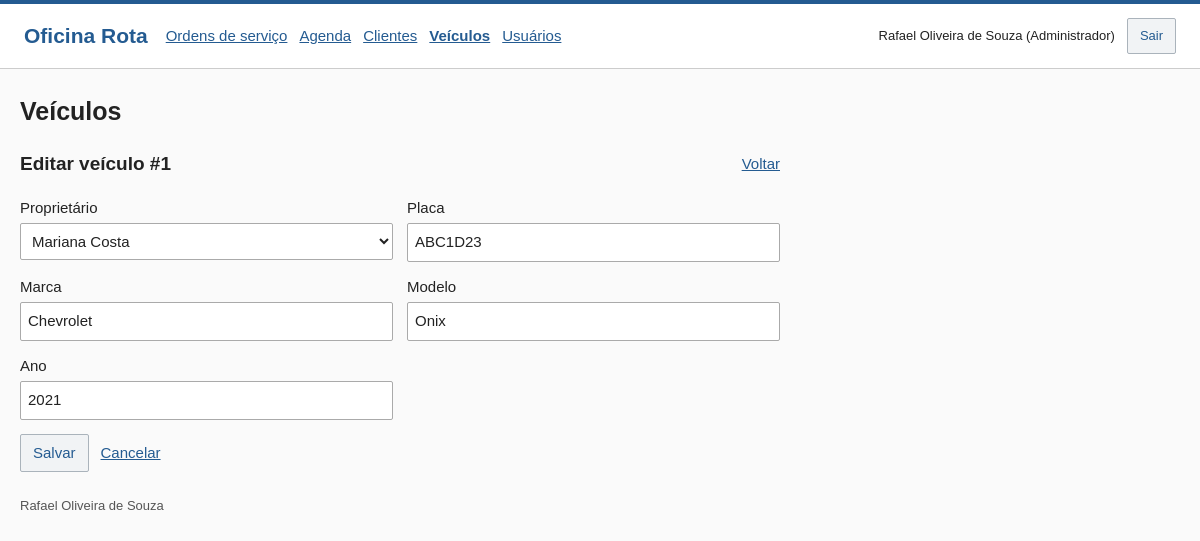
The app's page /index.php?pagina=veiculos&editar=1 (signed in) with its own data.
### tables this page shows
CREATE TABLE usuarios (
    id INT UNSIGNED AUTO_INCREMENT PRIMARY KEY,
    nome VARCHAR(100) NOT NULL,
    email VARCHAR(150) NOT NULL UNIQUE,
    senha VARCHAR(255) NOT NULL,
    perfil ENUM('administrador','mecanico') NOT NULL,
    ativo TINYINT(1) NOT NULL DEFAULT 1,
    criado_em TIMESTAMP NOT NULL DEFAULT CURRENT_TIMESTAMP
);

CREATE TABLE veiculos (
    id INT UNSIGNED AUTO_INCREMENT PRIMARY KEY,
    cliente_id INT UNSIGNED NOT NULL,
    placa VARCHAR(7) NOT NULL UNIQUE,
    marca VARCHAR(50) NOT NULL,
    modelo VARCHAR(80) NOT NULL,
    ano SMALLINT UNSIGNED NOT NULL,
    FOREIGN KEY (cliente_id) REFERENCES clientes(id) ON DELETE RESTRICT
);

### app/controllers/SistemaController.php (called while the page is built, shortened)
<?php
$pagina = texto($_GET, 'pagina', $usuario ? 'ordens' : 'login');
$editando = false;
$busca = texto($_GET, 'busca');
$data = texto($_GET, 'data', $pagina === 'agenda' ? date('Y-m-d') : '');
$isAdmin = $usuario && $usuario['perfil'] === 'administrador';
try {
    if (in_array($pagina, ['clientes', 'veiculos', 'ordens'], true) && $usuario) {
        $id = (int) texto($_GET, 'editar');
        $novo = texto($_GET, 'novo') === '1';
        $editando = $id > 0 || $novo || ($_SERVER['REQUEST_METHOD'] === 'POST' && in_array(texto($_POST, 'acao'), ['salvar_cadastro', 'salvar_ordem'], true));
        if ($editando) {
            if ($id) {
                $atual = $pagina === 'ordens' ? $oficina->ordem($id, $usuario) : $oficina->um("SELECT * FROM $pagina WHERE id = ?", [$id]);
            }
        }
    }
    if ($usuario && in_array($pagina, ['ordens', 'clientes', 'veiculos', 'agenda'], true)) {
        $lista = $oficina->listar($pagina === 'agenda' ? 'ordens' : $pagina, $usuario, $busca, $data, max(1, (int) texto($_GET, 'p', '1')), $pagina === 'agenda');
    }
} catch (RegraException $e) {
    http_response_code($e->status);
    $erro = $e->getMessage();
    $editando = false;
    if ($e->status === 403 || $e->status === 404) {
        $pagina = 'erro';
    }
} catch (PDOException $e) {
    error_log($e->getMessage());
    http_response_code(500);
    $erro = 'Não foi possível consultar os registros.';
    $pagina = 'erro';
}
$titulos = ['ordens' => 'Ordens de serviço', 'clientes' => 'Clientes', 'veiculos' => 'Veículos', 'agenda' => 'Agenda', 'usuarios' => 'Usuários', 'erro' => 'Acesso indisponível', 'login' => 'Login'];
$titulo = $titulos[$pagina] ?? 'Página não encontrada';
require dirname(__DIR__) . '/views/layout.php';

### public/index.php (called while the page is built, shortened)
<?php
require dirname(__DIR__) . '/app/bootstrap.php';
require dirname(__DIR__) . '/app/controllers/SistemaController.php';

### app/models/Oficina.php (called while the page is built, shortened)
<?php
class Oficina
{
    public function consulta(string $sql, array $params = []): PDOStatement
    {
        $stmt = $this->db->prepare($sql);
        $stmt->execute($params);
        return $stmt;
    }
    public function um(string $sql, array $params = []): ?array
    {
        return $this->consulta($sql, $params)->fetch() ?: null;
    }
    public function contar(string $sql, array $params = []): int
    {
        return (int) $this->consulta($sql, $params)->fetchColumn();
    }
    public function listar(string $tipo, array $usuario, string $busca, string $data, int $pagina, bool $agenda = false): array
    {
        $params = [];
        $where = ['1 = 1'];
        $pessoal = $usuario['perfil'] === 'mecanico';
        if ($tipo === 'ordens') {
            $from = 'ordens o JOIN veiculos v ON v.id = o.veiculo_id JOIN clientes c ON c.id = v.cliente_id JOIN usuarios u ON u.id = o.mecanico_id';
            $campos = 'o.*, c.nome AS cliente, v.placa, v.modelo, u.nome AS mecanico';
            if ($pessoal) {
                $where[] = 'o.mecanico_id = ?';
                $params[] = $usuario['id'];
            }
            if ($data !== '') {
                $validada = DateTimeImmutable::createFromFormat('!Y-m-d', $data);
                if (!$validada || $validada->format('Y-m-d') !== $data) {
                    throw new RegraException('Informe uma data de filtro válida.');
                }
                if ($agenda) {
                    $where[] = "o.inicio < ? AND o.fim > ? AND o.situacao <> 'cancelada'";
                    $params[] = $validada->modify('+1 day')->format('Y-m-d');
                    $params[] = $data;
                } else {
                    $where[] = 'o.inicio >= ? AND o.inicio < ?';
                    $params[] = $data;
                    $params[] = $validada->modify('+1 day')->format('Y-m-d');
                }
            }
            $ordem = $agenda ? 'o.inicio ASC, o.id ASC' : 'o.inicio DESC, o.id DESC';
            $buscavel = 'c.nome';
        } else {
            $from = 'veiculos v JOIN clientes c ON c.id = v.cliente_id';
        }
        $filtro = implode(' AND ', $where);
        $total = $this->contar("SELECT COUNT(*) FROM $from WHERE $filtro", $params);
        $pagina = max(1, min($pagina, max(1, (int) ceil($total / 5))));
        return compact('itens', 'total', 'pagina');
    }
}

### app/bootstrap.php (called while the page is built, shortened)
<?php
$config = require dirname(__DIR__) . '/config/banco.php';
require __DIR__ . '/Suporte.php';
require __DIR__ . '/models/Oficina.php';
try {
    $pdo = new PDO("mysql:host={$config['host']};port={$config['porta']};dbname={$config['nome']};charset=utf8mb4", $config['usuario'], $config['senha'], [PDO::ATTR_ERRMODE => PDO::ERRMODE_EXCEPTION, PDO::ATTR_DEFAULT_FETCH_MODE => PDO::FETCH_ASSOC, PDO::ATTR_EMULATE_PREPARES => false]);
    $pdo->exec("SET time_zone = '-03:00'");
    $oficina = new Oficina($pdo);
} catch (PDOException $e) {
    error_log($e->getMessage());
    http_response_code(503);
    exit('Não foi possível conectar ao banco. Confira a senha em config/local.php, a conexão com o MySQL Server e a importação pelo Workbench descrita no README.');
}
if (isset($_SESSION['usuario_id'])) {
    $usuario = $oficina->um('SELECT id, nome, email, perfil FROM usuarios WHERE id = ? AND ativo = 1', [$_SESSION['usuario_id']]);
}

### app/Suporte.php (the view, shortened to what this page needs)
<?php
function texto(array $dados, string $chave, string $padrao = ''): string
{
    return isset($dados[$chave]) && is_scalar($dados[$chave]) ? trim((string) $dados[$chave]) : $padrao;
}
function e(mixed $valor): string
{
    return htmlspecialchars(is_scalar($valor) ? (string) $valor : '', ENT_QUOTES, 'UTF-8');
}
function url(string $pagina, array $params = []): string
{
    return 'index.php?' . http_build_query(['pagina' => $pagina] + $params);
}
function campo(string $rotulo, string $nome, array $dados, string $tipo = 'text', string $atributos = ''): void
{
    echo '<label>' . e($rotulo) . '<input type="' . e($tipo) . '" name="' . e($nome) . '" value="' . e($dados[$nome] ?? '') . '" ' . $atributos . '></label>';
}
function selecao(string $rotulo, string $nome, array $opcoes, mixed $atual): void
{
    $atual = is_scalar($atual) ? $atual : '';
    echo '<label>' . e($rotulo) . '<select name="' . e($nome) . '" required><option value="">Selecione</option>';
    foreach ($opcoes as $id => $nomeOpcao) {
        echo '<option value="' . e($id) . '" ' . ((string) $id === (string) $atual ? 'selected' : '') . '>' . e($nomeOpcao) . '</option>';
    }
    echo '</select></label>';
}

### app/views/layout.php (shortened to what this page needs)
<?php
$menu = ['ordens' => 'Ordens de serviço', 'agenda' => 'Agenda', 'clientes' => 'Clientes', 'veiculos' => 'Veículos'];
if ($isAdmin) {
    $menu['usuarios'] = 'Usuários';
}
?>
<!DOCTYPE html>
<html lang="pt-BR">
<head>
    <link rel="stylesheet" href="assets/estilo.css">
</head>
<body>
    <header class="barra">
        <a class="marca" href="index.php">Oficina Rota</a>
        <?php if ($usuario): ?>
            <nav class="menu" aria-label="Principal">
                <?php foreach ($menu as $rota => $nome): ?>
                    <a href="<?= e(url($rota)) ?>" <?= $pagina === $rota ? 'aria-current="page"' : '' ?>><?= e($nome) ?></a>
                <?php endforeach; ?>
            </nav>
            <div class="conta">
                <span><?= e($usuario['nome']) ?> (<?= $isAdmin ? 'Administrador' : 'Mecânico' ?>)</span>
                <form action="<?= e(url('ordens')) ?>" method="post">
                    <button type="submit">Sair</button>
                </form>
            </div>
        <?php endif; ?>
    </header>
    <main class="conteudo <?= $pagina === 'login' ? 'login' : '' ?>">
        <div class="cabecalho">
            <h1><?= e($titulo) ?></h1>
        </div>
        <?php if ($pagina === 'login'): ?>
            <form method="post" action="<?= e(url('login')) ?>" class="formulario">
                <?= csrf() ?>
                <input type="hidden" name="acao" value="login">
                <?php campo('E-mail', 'email', $dados, 'email', 'required maxlength="150" autocomplete="username"'); ?>
                <label>Senha
                    <input name="senha" type="password" required maxlength="72" autocomplete="current-password">
                </label>
                <div><button type="submit">Entrar</button></div>
            </form>
        <?php else: ?>
            <?php
            if ($editando) {
                require __DIR__ . '/formulario.php';
            } elseif ($pagina === 'usuarios') {
                require __DIR__ . '/usuarios.php';
            } elseif ($pagina !== 'erro') {
                require __DIR__ . '/listagem.php';
            }
            ?>
        <?php endif; ?>
    </main>
    <footer>Rafael Oliveira de Souza</footer>
</body>
</html>

### app/views/formulario.php (shortened to what this page needs)
<?php
$titulosForm = ['clientes' => 'cliente', 'veiculos' => 'veículo', 'ordens' => 'ordem'];
$tituloForm = !empty($dados['id']) ? 'Editar ' . $titulosForm[$pagina] . ' #' . texto($dados, 'id') : ['clientes' => 'Novo cliente', 'veiculos' => 'Novo veículo', 'ordens' => 'Nova ordem'][$pagina];
$parametros = !empty($dados['id']) ? ['editar' => $dados['id']] : ['novo' => 1];
?>
<section class="secao">
    <div class="secao-titulo">
        <h2><?= e($tituloForm) ?></h2>
        <a href="<?= e(url($pagina)) ?>">Voltar</a>
    </div>
    <form method="post" action="<?= e(url($pagina, $parametros)) ?>" class="formulario">
        <div class="campos">
            <?php if ($pagina === 'clientes'): ?>
                <?php
                campo('Nome', 'nome', $dados, 'text', 'required minlength="3" maxlength="100"');
                campo('Telefone com DDD', 'telefone', $dados, 'tel', 'required minlength="8" maxlength="20"');
                campo('E-mail (opcional)', 'email', $dados, 'email', 'maxlength="150"');
                ?>
            <?php elseif ($pagina === 'veiculos'): ?>
                <?php
                $clientes = $oficina->todos('SELECT id, nome FROM clientes ORDER BY nome');
                selecao('Proprietário', 'cliente_id', array_column($clientes, 'nome', 'id'), $dados['cliente_id'] ?? '');
                campo('Placa', 'placa', $dados, 'text', 'required maxlength="8" placeholder="ABC1D23"');
                ?>
            <?php endif; ?>
        </div>
        <div class="acoes-form">
            <button type="submit">Salvar</button>
            <a href="<?= e(url($pagina)) ?>">Cancelar</a>
        </div>
    </form>
</section>

### public/assets/estilo.css (style rules this page uses)
* { box-sizing: border-box; }
:root { --cor: #245b91; }
body { margin: 0; background: #fafafa; color: #222; font: 15px/1.5 Arial, sans-serif; }
a { color: var(--cor); }
button, input, select, textarea { font: inherit; }
button, .botao { display: inline-block; padding: 7px 12px; border: 1px solid #aab3bb; border-radius: 2px; background: #f1f3f5; color: var(--cor); text-decoration: none; cursor: pointer; }
.barra { display: flex; align-items: center; flex-wrap: wrap; gap: 18px; padding: 14px 24px; background: #ffffff; border-top: 4px solid var(--cor); border-bottom: 1px solid #ccc; }
.marca { font-size: 21px; font-weight: bold; text-decoration: none; }
.menu, .conta, .acoes, .acoes-form { display: flex; align-items: center; flex-wrap: wrap; gap: 12px; }
.menu a[aria-current] { font-weight: bold; }
.conta { margin-left: auto; font-size: 13px; }
.conteudo, footer { max-width: 1200px; margin: 24px auto; padding: 0 20px; }
.cabecalho, .secao-titulo { display: flex; align-items: center; justify-content: space-between; flex-wrap: wrap; gap: 12px; margin-bottom: 18px; }
h1 { margin: 0; font-size: 25px; }
h2 { margin: 0 0 14px; font-size: 19px; }
.secao-titulo h2 { margin: 0; }
.secao-titulo { max-width: 760px; }
.secao, .historico { margin: 20px 0; }
.formulario { display: grid; gap: 14px; max-width: 760px; }
.campos { display: grid; grid-template-columns: repeat(2, minmax(0, 1fr)); gap: 14px; }
label { display: block; }
input, select, textarea { display: block; width: 100%; min-height: 37px; margin-top: 4px; padding: 7px; border: 1px solid #aaa; border-radius: 2px; background: white; color: #222; }
.ajuda, footer { color: #555; font-size: 13px; }

### records on screen
usuarios: nome "Rafael Oliveira de Souza"
veiculos: id "Editar veículo #1", cliente_id "Mariana Costa", placa "ABC1D23", marca "Chevrolet", modelo "Onix", ano "2021"

### other values on screen
$nome "Ordens de serviço"
$nome "Agenda"
$nome "Clientes"
$nome "Veículos"
$nome "Usuários"
$titulo "Veículos"
$rotulo "Proprietário"
$rotulo "Placa Marca Modelo Ano"
